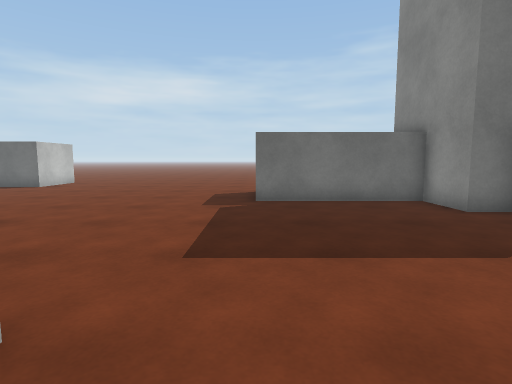
View 1 (above)

24 first-person views from a walk through a scene from a Unity 3-D project. The camera is 1.2 m above the floor, tilts 6° down and sees 80° across. The floor is counted in squares, 1 m on a side. Each view is taken from the middle of a square. On the plan, view 1 faces up. The plan holds only what a view shows up to about 13 squares ahead; the rest is blank. The place goes on beyond the plan. The player is left out. Surface patterns are stand-ins for the level's own textures.

View 2
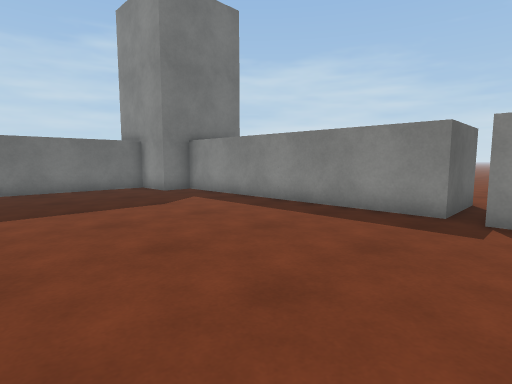

View 3
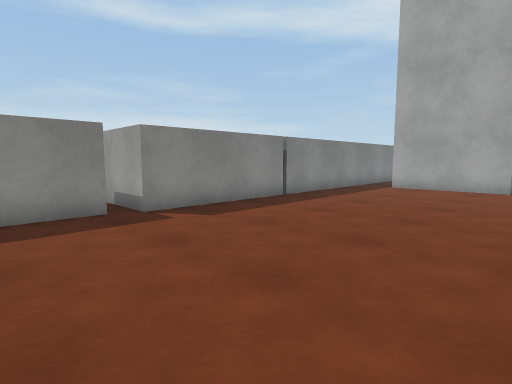

View 4
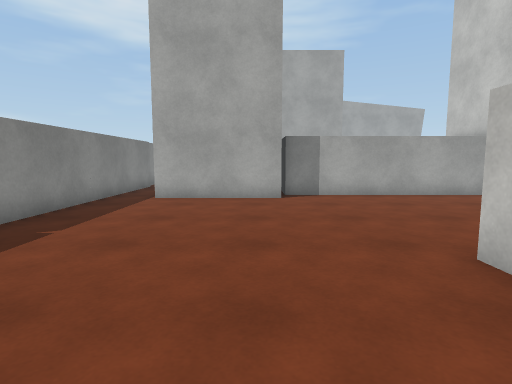

View 5
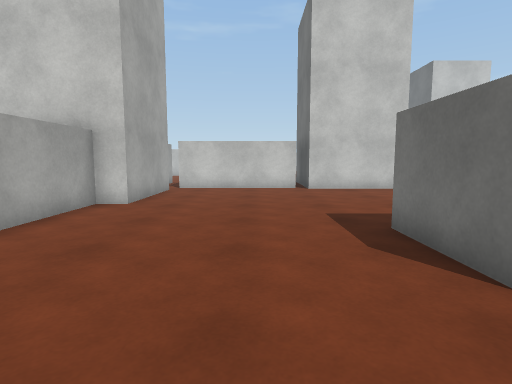

View 6
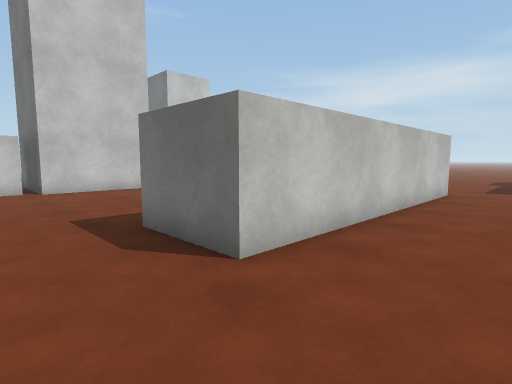

View 7
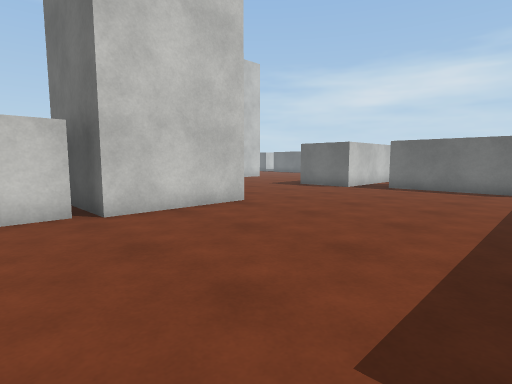

View 8
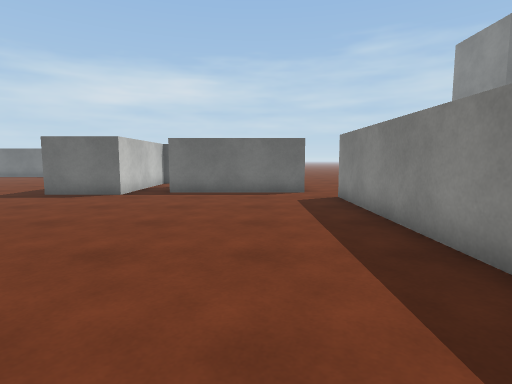

View 9
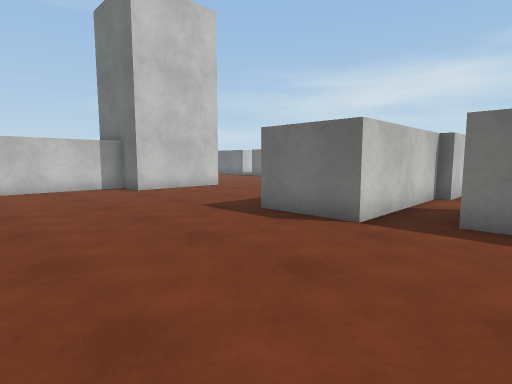

View 10
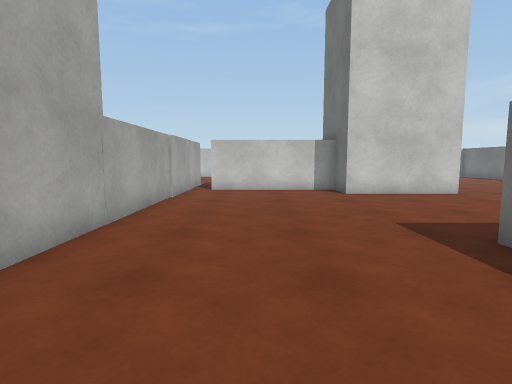

View 11
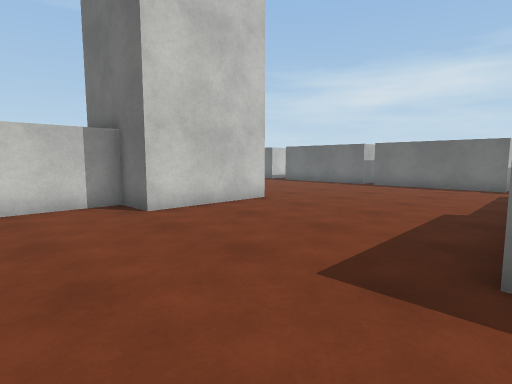

View 12
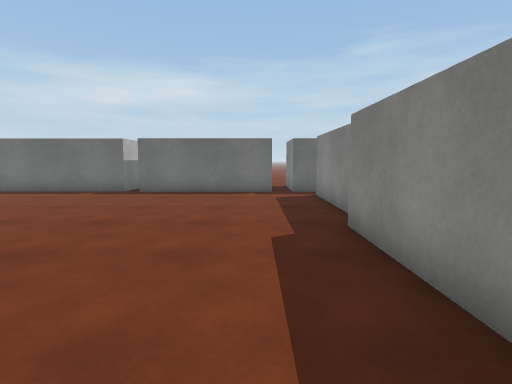

View 13
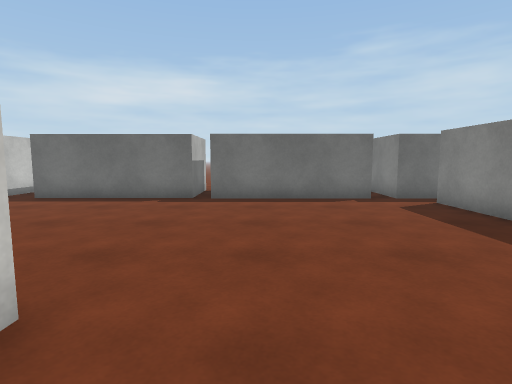

View 14
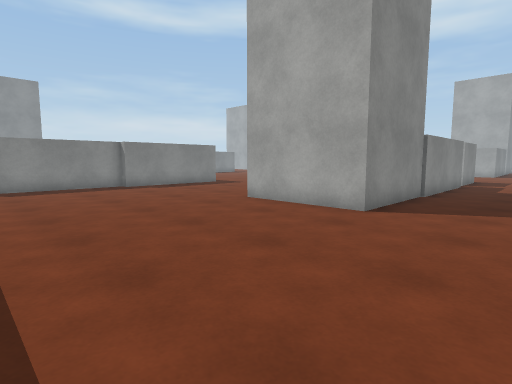

View 15
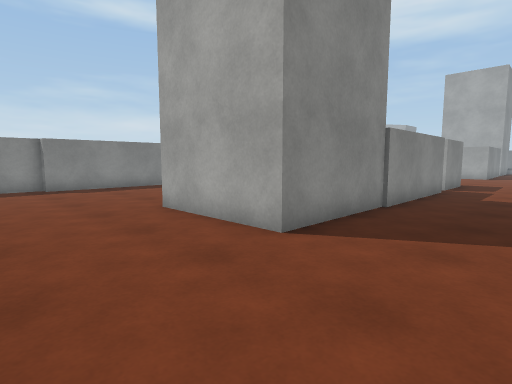

View 16
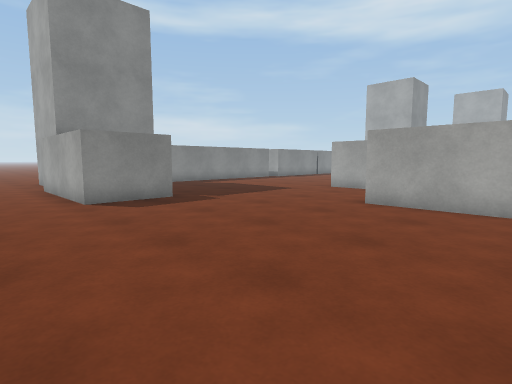

View 17
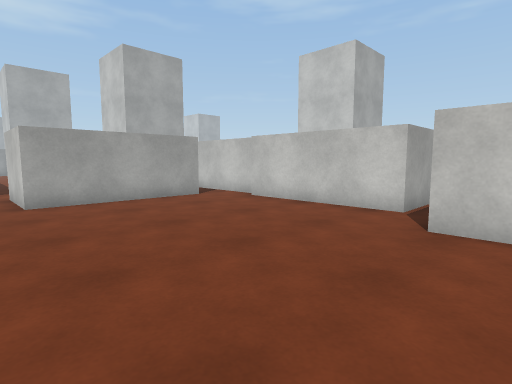

View 18
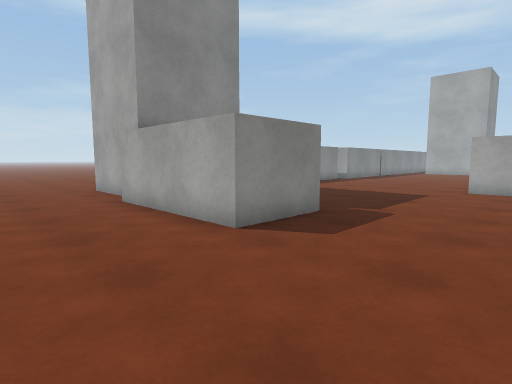

View 19
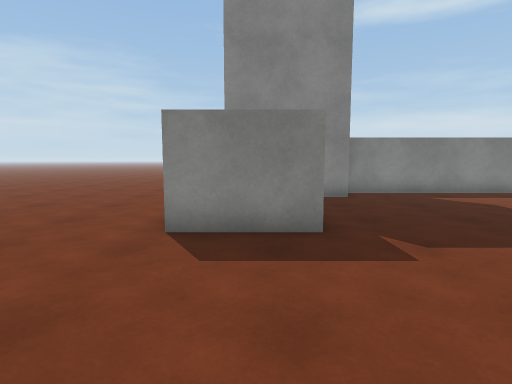

View 20
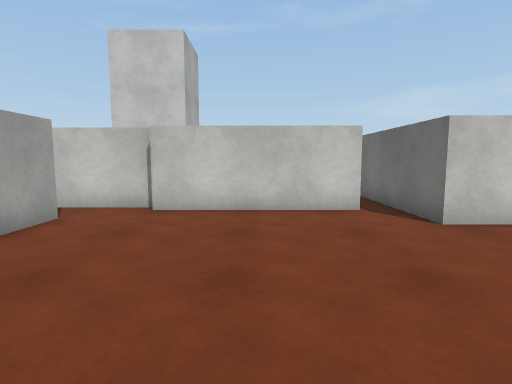

View 21
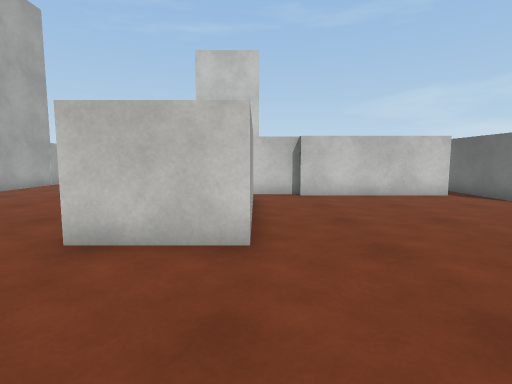

View 22
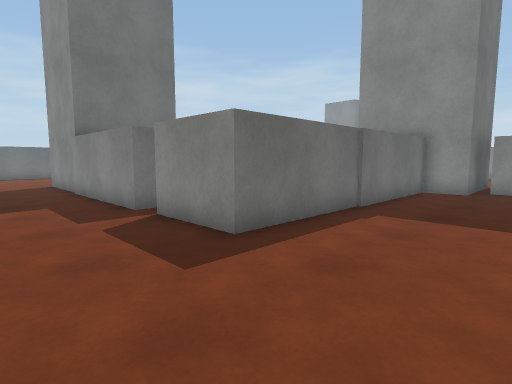

View 23
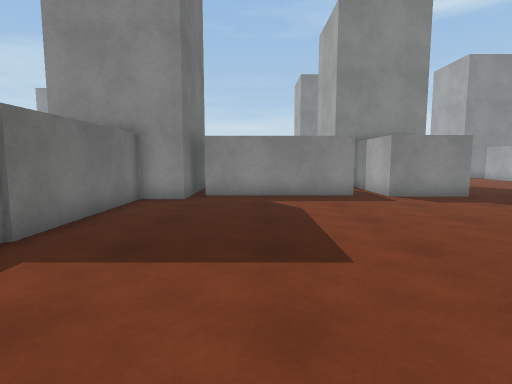

View 24
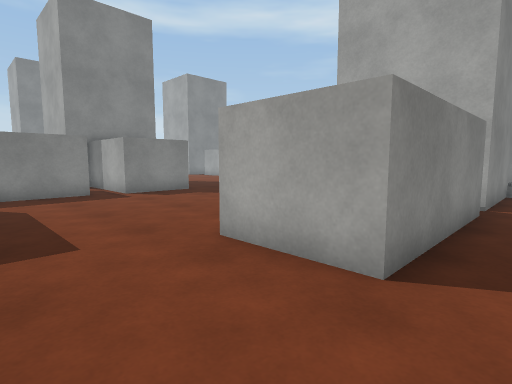

### Floor plan
Key: @ floor where view 1 was taken; . floor; T tower.
Columns run from 28 left of view 1 to 7 right of it. Each row starts with its distance up from view 1.
 15 TT     T     .T   T.... . ..........
 14 TTTTTTTTTTTTT.TTTTT.................
 13 . ..................................
 12  .............TTTT..................
 11 ..............T  T..........TTTTTTTT
 10 ..............T  T..........T    T
  9 ..............T  T..........TTTTTT
  8 ..............T TT...............T
  7 ..............T T................TT
  6 ...TTTTT......T T.TTTTTT..........T
  5 ...T   T......T T.     T..........T
  4 ...T   T......T T.     T..........T
  3  ..T   T......TTT.TTTTT...........T
  2  ..T  TT................TTT.......T
  1  ..T  T.................T T.......T
  0  ..T  T.................T T.@.....T
 -1  ..T  T.................T T.......T
 -2  ..T  T.................T T.......TT
 -3  ..TTT..................T T.......TT
 -4 ...T TT TTTTTTTTT.......T T.......T
 -5 ...T            T.......T T.......T
 -6 ...TTTTTTTTTT   T.......  T.......T
 -7 ............T   T.......TTT.......T
 -8 .............T  T.................T
 -9  ............T  T.................T
-10 . ...........T  T.................T
-11    ..........T  T.................T
-12   ...........T  T.................T
-13   .TTTT......T  T.................T
-14   .T   .......     TTT......TTTTT.T
-15   .T    .....T   T   TTTTTTTT    .T
-16   .T     ....T   T   T      T    .T
-17    T       ..T       T            T
-18    T        ...
-19    TTTTT      .
-20    T
-21    T
-22    T
-23    T

Where each view was taken, in squares from view 1:
view 1: 0 up, 0 right, facing up
view 2: 4 down, 1 left, facing up-right
view 3: 0 up, 1 left, facing down-right
view 4: 4 down, 1 right, facing down
view 5: 10 down, 1 right, facing left
view 6: 10 down, 1 right, facing up-left
view 7: 10 down, 5 left, facing up-left
view 8: 8 down, 7 left, facing up
view 9: 3 down, 9 left, facing up-left
view 10: 1 down, 10 left, facing left
view 11: 1 down, 14 left, facing up-left
view 12: 2 up, 16 left, facing up
view 13: 4 up, 19 left, facing up
view 14: 13 up, 28 left, facing down-right
view 15: 10 up, 28 left, facing down-right
view 16: 14 up, 9 left, facing down-right
view 17: 15 up, 4 left, facing down-left
view 18: 15 up, 4 left, facing down-right
view 19: 10 up, 5 left, facing right
view 20: 10 up, 4 left, facing left
view 21: 6 up, 1 left, facing left
view 22: 10 down, 28 left, facing up-right
view 23: 10 down, 25 left, facing right
view 24: 10 down, 26 left, facing down-right
